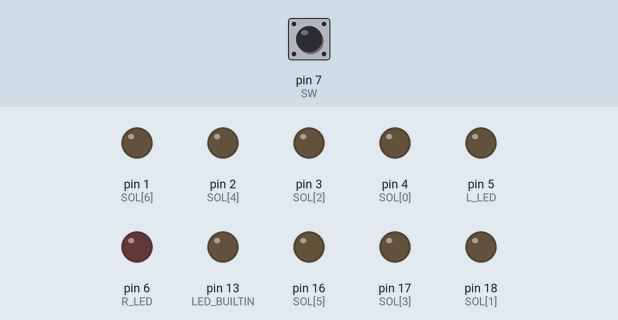
Bench run of a sketch on a simulated Arduino Uno, built with avr-gcc and run on an emulated ATmega328P. Shown: output pins drawn as LEDs (lit = HIGH). The test bench sets the inputs (shaded band); at power-on: pin 7 (SW) HIGH.

Above: at 1.2 s.
1.3 s: pin 7 (SW) pulled LOW for 0.15 s
At 4.14 s:
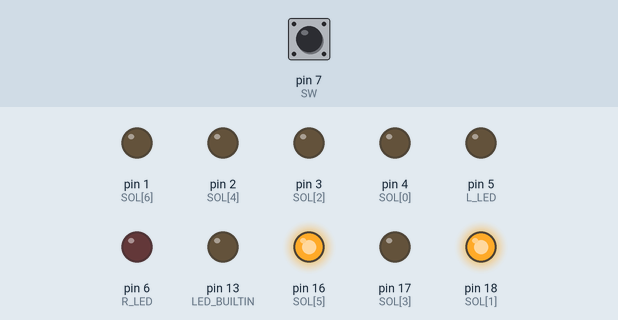
4.4 s: pin 7 (SW) pulled LOW for 3.2 s
At 5.1 s:
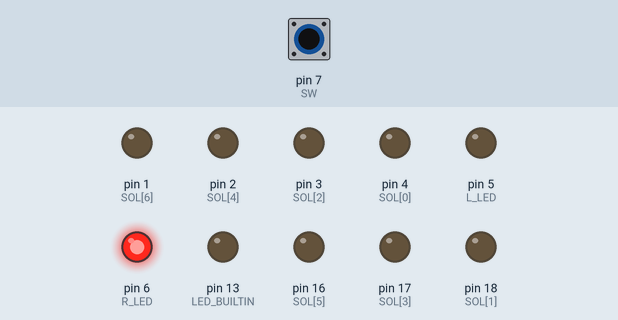
10.6 s: pin 7 (SW) pulled LOW for 3.2 s
At 14.19 s:
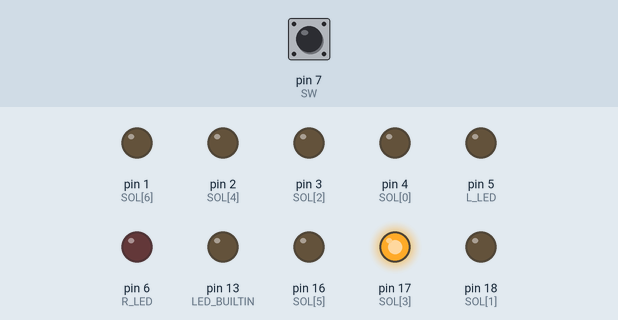
15.8 s: pin 7 (SW) pulled LOW for 3.2 s
At 18.42 s:
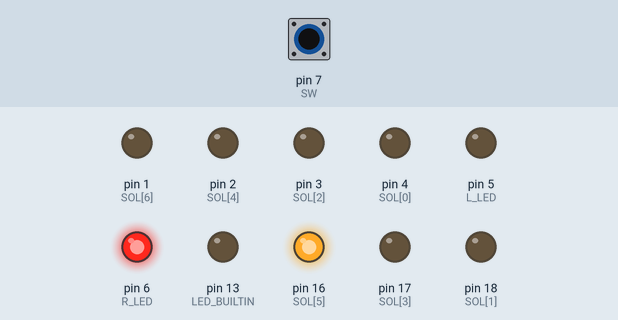
Timing chart, 0 to 29.2 s (numbered marks = the images above; inputs shaded):
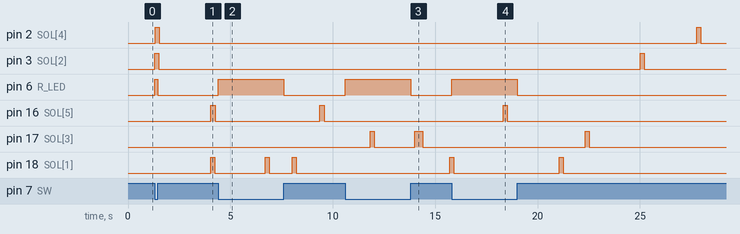

The sketch:

stars_ensemble.ino
```cpp
#include <MsTimer2.h>
#define R_LED 6
#define L_LED 5
#define SW 7
#define TAP_TIME 200

//solenoid connected pin
const short SOL[] = {4, 18, 3, 17, 2, 16, 1};
short SOL_count[] = {0,  0, 0,  0, 0,  0, 0};
short flag= 0;
short now_note = 0;
long cnt= 0;
const long score[100][2] = {
  {2186, 3}, {2207, 5},
  {4932, 2}, {4933, 6},
  {7584, 2},
  {8904, 2},
  {10259, 6},
  //長押し
  {12708, 4},
  {14876, 4},
  {14979, 4},
  {15079, 4},

  {16600, 2},
  {19209, 6},
  {21942, 2},
  {23217, 4},
  {25904, 3},
  {28654, 5},
  {31082, 3},
  {33766, 5},
  {36450, 2},
  {39076, 6},
  {41656, 6},
  {43153, 2},
  {44500, 6},
  {45705, 6},
  //長押し
  {47517, 2},
  {48198, 2},
  {48824, 2},
  {49495, 2},

  //長押し
  {50152, 6},
  {50976, 6},

  {53059, 4},
  {54406, 4},
  {55063, 3},
  {56205, 5},
  {57689, 3},
  {58358, 4},
  {59731, 4},

  {63002, 3}, {63005, 5},
  {65600, 2}, {65615, 6},
  {68075, 2},
  {69425, 6},
  {70944, 2},
  {72037, 6},
  {73563, 4},
  {76175, 4},
  {78805, 3},
  {80157, 5},
  {81457, 3},
  {82588, 5},
  {84435, 4},
  {86575, 5},
  {89186, 3},
  {91903, 6},
  {94508, 2},
  {97152, 6},
  {99959, 6},
  {101179, 5},
  {102418, 3},
  {103900, 2},
  {105920, 4},
  {107200, 4},
  {109007, 4},
  {109829, 4},
  //長押し
  {110532, 3},
  {112504, 3},
  //長押し
  {113093, 5},
  {114939, 5},

  //キラキラ
  {115605, 4},

  {123683, 2},
  {124850, 6},
  {126280, 3},
  {126953, 3},
  {127568, 5},
  {128256, 5},
  {128934, 4},
  {130054, 4},
  //長押し
  {134124, 4},
  {136861, 4}};

// 最初のタップを基準にする
long offset = score[0][0];

// 1msごとに呼び出し
void timerInterrupt(){
  if(flag){
    if (cnt == score[now_note][0] - offset){
      SOL_count[ score[now_note][1] - 1 ] = TAP_TIME;
      now_note++;
    }
    //タップカウント減らしと通電処理
    allOparation();
    cnt++;
  }

  //最初の1タップ目を調整
  if(digitalRead(SW) == LOW){
    digitalWrite(R_LED, HIGH);
    flag=1;
  }
  else{
    digitalWrite(R_LED, LOW);
  }
}

void allOparation(){
  for(int i = 0; i < 7;i++){
    if(SOL_count[i]>0){
      digitalWrite(SOL[i], HIGH);
      digitalWrite(L_LED, HIGH);
      SOL_count[i]--;
    }else{
      digitalWrite(SOL[i], LOW);
      digitalWrite(L_LED, LOW);
    }
  }
}

void setup() {
  pinMode(LED_BUILTIN, OUTPUT);
  pinMode(R_LED, OUTPUT);
  pinMode(L_LED, OUTPUT);
  pinMode(SW, INPUT_PULLUP);
  for (int i = 0; i < 7 ; i++)pinMode(SOL[i], OUTPUT);

  MsTimer2::set(1, timerInterrupt);
  MsTimer2::start();
}

void loop() {
}
```

Measured:
- after the input at 1.3 s, pin 2 (SOL[4]), pin 3 (SOL[2]): LOW → HIGH at once, → LOW 0.20 s later; pin 6 (R_LED): LOW → HIGH at once, → LOW 0.15 s later; pin 16 (SOL[5]), pin 18 (SOL[1]): LOW → HIGH after 2.7 s, → LOW 0.20 s later
- after the input at 4.4 s, pin 6 (R_LED): LOW → HIGH at once, → LOW 3.2 s later
- after the input at 10.6 s, pin 6 (R_LED): LOW → HIGH at once, → LOW 3.2 s later
- after the input at 15.8 s, pin 6 (R_LED): LOW → HIGH at once, → LOW 3.2 s later
